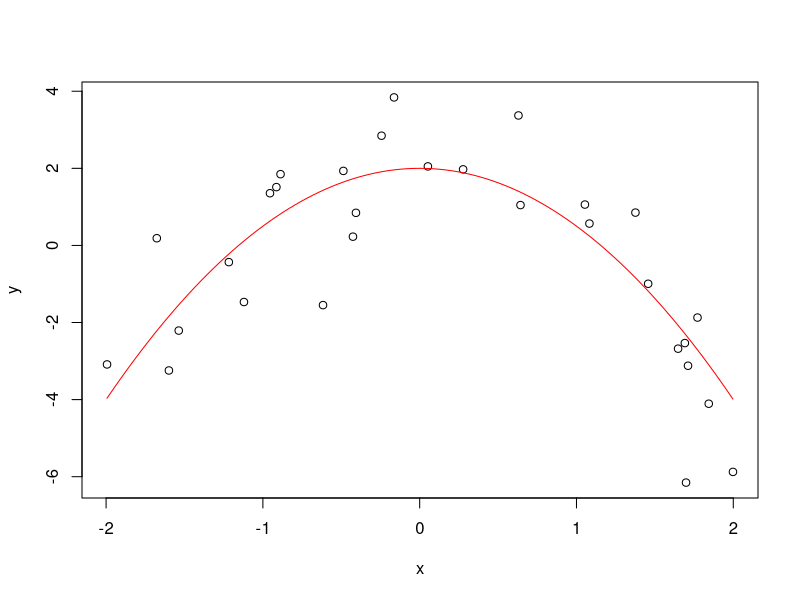
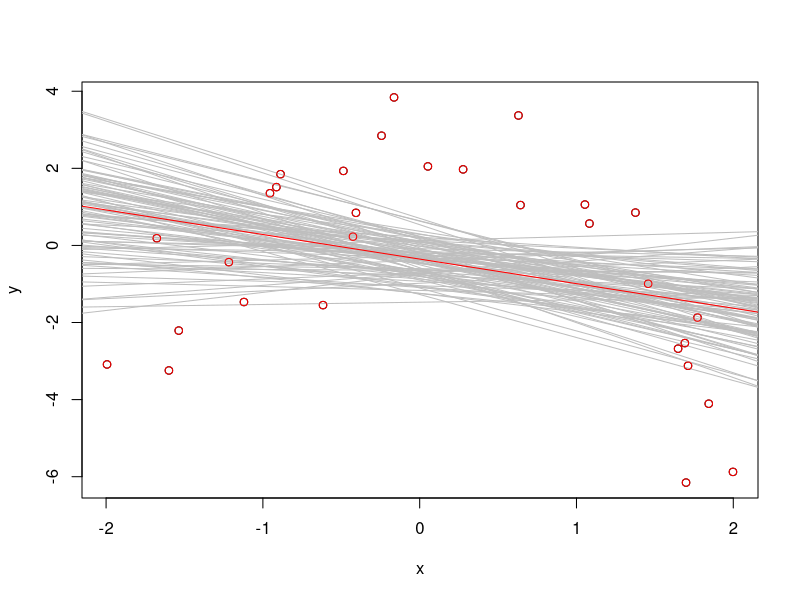
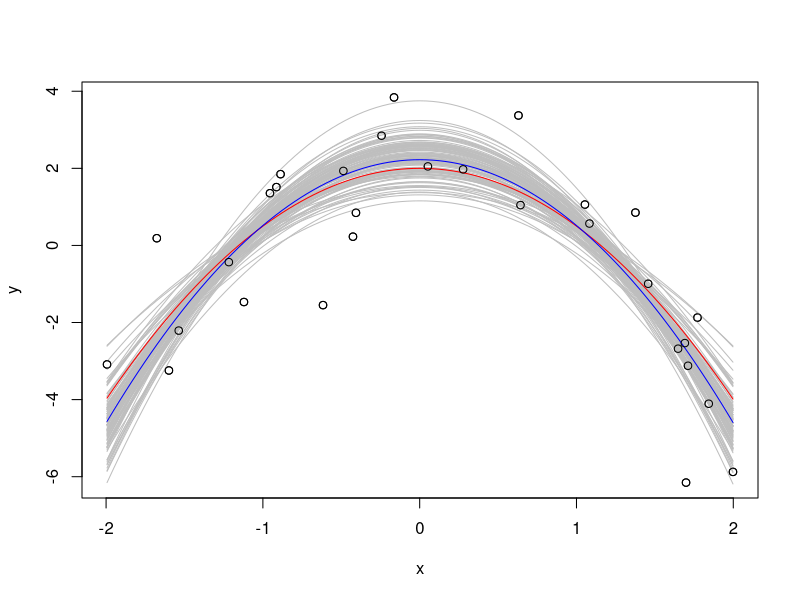
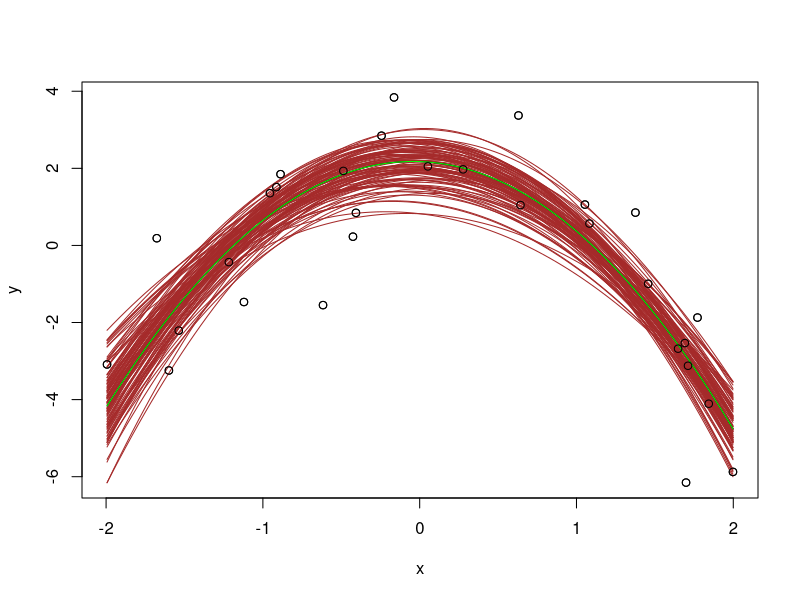

Write R code to recreate these figures, in order.
library(MCMCpack)
data(women)
names(women) <- c("h","w")
Bregs <- function(cc0=1,dd0=1000,BB0=1e-5) {
	# no intercept
	m0 <- MCMCregress(w~0+h,data=women,c0=cc0,d0=dd0,B0=BB0,marginal.likelihood="Chib95")
	# with intercept
	m1 <- MCMCregress(w~h,data=women,c0=cc0,d0=dd0,B0=BB0,marginal.likelihood="Chib95")
	# quadratic
	m2 <- MCMCregress(w~h+I(h^2),data=women,c0=cc0,d0=dd0,B0=BB0,marginal.likelihood="Chib95")
	# boxcox with lambda=-1
	m3 <- MCMCregress((1-1/w)~h,data=women,c0=cc0,d0=dd0,B0=BB0,marginal.likelihood="Chib95")
	attr(m3,"y") <- attr(m2,"y")

	BF <- BayesFactor(m0,m1,m2,m3)
	PPM <- PostProbMod(BF)

	list(m0=m0,m1=m1,m2=m2,m3=m3,BF=BF,PPM=PPM)
}

A <- Bregs()
A$P

####################
#  plot a sample of posterior curves
ppc <- function(mcmcout,x,k=100,type="p1") {
	ri <- sample(1:dim(mcmcout)[1],k)
	S <- mcmcout[ri,]
	if (type == "p1") { # y = a + bx
		for (j in 1:k) abline(S[j,1:2],col="grey")
		abline(mean(mcmcout[,1]),mean(mcmcout[,2]),col="red")
		points(x,attr(mcmcout,"y"),col="red")
	}
	if (type == "p02") { # y = a + bx^2
		for (j in 1:k) curve(S[j,1]+S[j,2]*x^2,col="grey",add=TRUE)
		ab <- c(mean(mcmcout[,1]),mean(mcmcout[,2]))
		curve(a+b*x^2,col="red",add=TRUE)
	}
	if (type =="p012") { # y = a0+a1x+a2x^2
		for (j in 1:k) curve(S[j,1]+S[j,2]*x+S[j,3]*x^2,col="brown",add=TRUE)
		b <- colMeans(mcmcout)
		curve(b[1]+b[2]*x+b[3]*x^2,col="black",add=TRUE)
	}
}

# example:  ppc(A$m1,x=women$h)

# Homework:  add the following other "types" to ppc:
#  type == "p0"  for plotting y = constant
#  type == "p01" for y = ax  no intercept
#  type == "p2" for y = a + bx +cx^2  quadratic
#  type == "p012" for y = bx + cx^2
#  type == "p002" for y = cx^2

#### simulated quadratic model
##
## true model:  y = a + b*x^2
a <- 2
b <- -1.5
sigmae <- 1.5
n <- 30
x <- runif(n,-2,2)
err <- rnorm(n,mean=0,sd=sigmae)
y <- a + b*x^2 + err
plot(x,y)
curve(a+b*x^2,col="red",add=TRUE)

# Models:
# k1 = "straight line"
plot(x,y)
k1 <- lm(y~x)
K1 <- MCMCregress(y~x,c0=1/n,d0=10,B0=1e-3,marginal.likelihood="Chib95")
abs2 <- summary(K1)$stat[,"Mean"]
curve(abs2[1]+abs2[2]*x,col="pink",add=TRUE)
ppc(K1,x)

# k2 = "a+bx^2"
plot(x,y)
k2 <- lm(y~I(x^2))
K2 <- MCMCregress(y~I(x^2),c0=1/n,d0=10,B0=1e-3,marginal.likelihood="Chib95")
abs2 <- summary(K2)$stat[,"Mean"]
ppc(K2,x,type="p02")
curve(abs2[1]+abs2[2]*x^2,col="blue",add=TRUE)
points(x,y)

# k3 = a0+a1x+a2x^2
plot(x,y)
k3 <- lm(y~x+I(x^2))
K3 <- MCMCregress(y~x+I(x^2),c0=1/n,d0=10,B0=1e-3,marginal.likelihood="Chib95")
a0123 <- summary(K3)$stat[,"Mean"]
ppc(K3,x,type="p012")
curve(a0123[1]+a0123[2]*x+a0123[3]*x^2,col="green",add=TRUE)
points(x,y)


# Model comparison: K1,K2,K3
BF <- BayesFactor(K1,K2,K3)
PostProbMod(BF)
